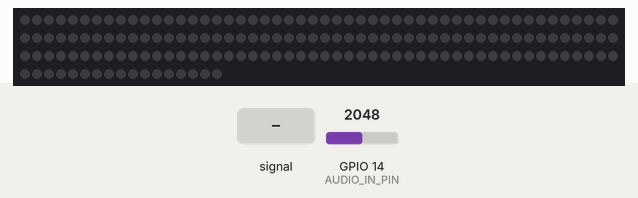
This sketch was run on a simulated ESP32. Shown: 167 RGB LEDs in strip order, left to right, continuing on the next row. Inputs (shaded band) come from the test bench; at power-on: GPIO 14 (AUDIO_IN_PIN) = 2048. Dim RGB values are drawn brighter than linear.

Above: at 1.2 s.
1.3 s: GPIO 14 (AUDIO_IN_PIN) fed a 200 Hz sine of ±327 counts around its level
4.3 s: GPIO 14 (AUDIO_IN_PIN) set to 2866
At 5.06 s:
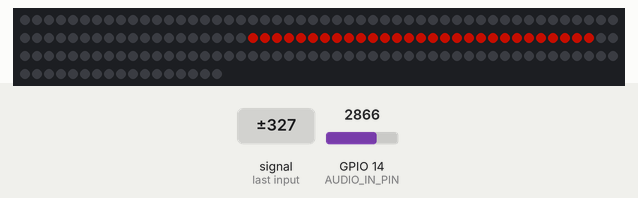
6.1 s: GPIO 14 (AUDIO_IN_PIN) fed a 1000 Hz sine of ±1023 counts around its level
At 7.2 s:
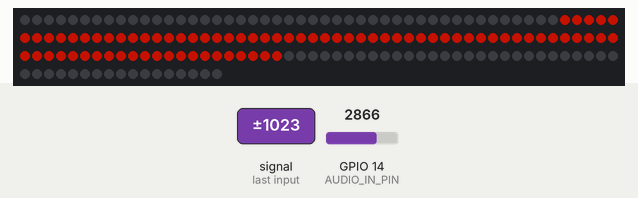
8.1 s: GPIO 14 (AUDIO_IN_PIN) set to 3603
At 10.1 s:
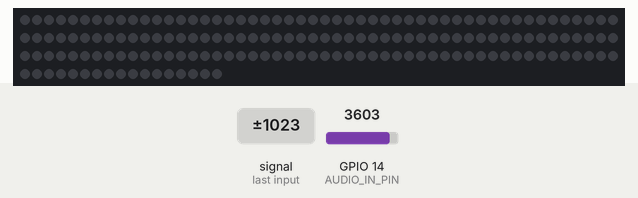
10.4 s: GPIO 14 (AUDIO_IN_PIN) set to 4095
Timing chart, 0 to 13.1 s (numbered marks = the images above; inputs shaded):
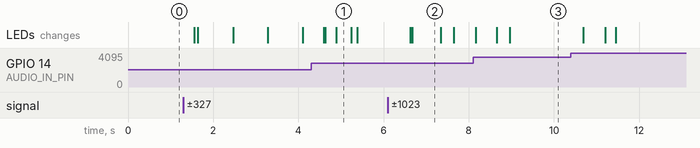

The sketch:

Esp32TwoCoreFFT.ino
```cpp
#include <FastLED.h>
#include <arduinoFFT.h>

// ESP32 FastLED FFT Dual Core Audio sampling
// This code shows a method for using both cores of the esp32 for audio sampling and updating an LED strip
// Core 0 of the esp32 Samples Audio Data, while core 1 updates the strip values and sends out the LED data to the strip
// Band Values are shared between the two tasks and managed using a mutually exclusive semaphore
// The LED effect is a very basic implementation of a bar which will expand and contract depending on how present the bass notes are
// This code adapts the Audio Sampling code from Scott Marley in his VU Meter Spectrum Analyzer Tutorial, If you are unfamilier with audio sampling and FFT for use with FastLED, this is a good place to start.
// Scott Marley Video -  https://www.youtube.com/watch?v=Mgh2WblO5_c&ab_channel=ScottMarley
// Scott Marley github spectrum analyzer link - github - https://github.com/s-marley/ESP32_FFT_VU
//
// Feel free to use this code for your projects or play around with it to see what you can create!
// Garrick Hogrebe August 2021


#define AUDIO_IN_PIN    14             // Audio signal pin
#define LED_PIN         15             // LED data strip pin

#define SAMPLES         1024          // Must be a power of 2
#define SAMPLING_FREQ   40000         // Hz, must be 40000 or less due to ADC conversion time. Determines maximum frequency that can be analysed by the FFT Fmax=sampleF/2.
#define COLOR_ORDER     GRB           // If colours look wrong, play with this
#define CHIPSET         WS2812B       // LED strip type
#define NUM_BANDS       16            // To change this, you will need to change the bunch of if statements describing the mapping from bins to bands

#define NOISE           4000           // Used as a crude noise filter, values below this are ignored. Try lowering this if you dont pick up audio data.

#define NUM_LEDS       167           // Total number of LEDs
#define BRIGHTNESS      100           //Brightness
#define FRAMES_PER_SECOND 120         //Used to insert delay

TaskHandle_t samplingTask;
SemaphoreHandle_t bandLock;

// Sampling and FFT stuff
unsigned int sampling_period_us;
int bandValues[] = {0,0,0,0,0,0,0,0,0,0,0,0,0,0,0,0}; // The length of these arrays must be >= NUM_BANDS
int gbandValues[] = {0,0,0,0,0,0,0,0,0,0,0,0,0,0,0,0};
double vReal[SAMPLES];
double vImag[SAMPLES];
unsigned long newTime;
arduinoFFT FFT = arduinoFFT(vReal, vImag, SAMPLES, SAMPLING_FREQ);

//Create our LED Array
CRGB leds[NUM_LEDS];

//Used to adjust hue of our beat bar
uint8_t colorTimer = 0;

void setup() {
  Serial.begin(115200);
  FastLED.addLeds<CHIPSET, LED_PIN, COLOR_ORDER>(leds, NUM_LEDS).setCorrection(TypicalSMD5050);
  FastLED.setBrightness(BRIGHTNESS);
  FastLED.clear();

  //Calculate Sampling Period
  sampling_period_us = round(1000000 * (1.0 / SAMPLING_FREQ));
  bandLock = xSemaphoreCreateMutex();

  //Begin our audio sampling task on core 0
  xTaskCreatePinnedToCore(samplingLoop, "Sampling Task", 10000, NULL, 0, &samplingTask, 0);
}


void samplingLoop(void * parameter){//Our function to sample audio data and run repeatedly on core 0
 for(;;){
  // Reset bandValues[]
  for (int i = 0; i<NUM_BANDS; i++){
    bandValues[i] = 0;
  }

  // Sample the audio pin
  for (int i = 0; i < SAMPLES; i++) {
    newTime = micros();
    vReal[i] = analogRead(AUDIO_IN_PIN); // A conversion takes about 9.7uS on an ESP32
    vImag[i] = 0;
    while ((micros() - newTime) < sampling_period_us) { /* chill */ }
  }

  // Compute FFT
  FFT.DCRemoval();
  FFT.Windowing(FFT_WIN_TYP_HAMMING, FFT_FORWARD);
  FFT.Compute(FFT_FORWARD);
  FFT.ComplexToMagnitude();

  // Analyse FFT results
  for (int i = 2; i < (SAMPLES/2); i++){       // Don't use sample 0 and only first SAMPLES/2 are usable. Each array element represents a frequency bin and its value the amplitude.
    if (vReal[i] > NOISE) {                    // Add a crude noise filter

    //16 bands, 12kHz top band
      if (i<=2 )           bandValues[0]  += (int)vReal[i];
      if (i>2   && i<=3  ) bandValues[1]  += (int)vReal[i];
      if (i>3   && i<=5  ) bandValues[2]  += (int)vReal[i];
      if (i>5   && i<=7  ) bandValues[3]  += (int)vReal[i];
      if (i>7   && i<=9  ) bandValues[4]  += (int)vReal[i];
      if (i>9   && i<=13 ) bandValues[5]  += (int)vReal[i];
      if (i>13  && i<=18 ) bandValues[6]  += (int)vReal[i];
      if (i>18  && i<=25 ) bandValues[7]  += (int)vReal[i];
      if (i>25  && i<=36 ) bandValues[8]  += (int)vReal[i];
      if (i>36  && i<=50 ) bandValues[9]  += (int)vReal[i];
      if (i>50  && i<=69 ) bandValues[10] += (int)vReal[i];
      if (i>69  && i<=97 ) bandValues[11] += (int)vReal[i];
      if (i>97  && i<=135) bandValues[12] += (int)vReal[i];
      if (i>135 && i<=189) bandValues[13] += (int)vReal[i];
      if (i>189 && i<=264) bandValues[14] += (int)vReal[i];
      if (i>264          ) bandValues[15] += (int)vReal[i];
    }
  }

  //Copy values to global - By using another array to hold these values our LED writing task on core 1 doesn't have to wait for this task to finish sampling. It will only have to wait for these values to be copied which should be faster
  xSemaphoreTake(bandLock, portMAX_DELAY);
  for (int x = 0; x < NUM_BANDS; x++){
    gbandValues[x] = bandValues[x];
  }
  xSemaphoreGive(bandLock);
  }
}

int height = 0;
int prev = 0; //used for smoothing out the bar with weighted average
int total = 0;

void loop() {//Loop is defualt to core 1 on esp32

//Fade the leds
  fadeToBlackBy(leds, NUM_LEDS, 50);

  //Take the lock
  xSemaphoreTake(bandLock, portMAX_DELAY);

  //Figure out how much total "Volume" is present by adding all band values together
  total = 0;
  for (int x = 0; x < NUM_BANDS; x++){
    total += gbandValues[x];
  }

  //We are done with bandValues - Free the lock
  xSemaphoreGive(bandLock);

  //Adjust this constant to change how far out the bar goes
  height = total/40000;

  //Make sure the bar does not go outside our LED array
  if (height > (NUM_LEDS - 1)/2){
    height = (NUM_LEDS - 1)/2;
  }

  //Weighted Average to smooth out how the bar grows and shrinks
  height = (prev*2 + 3*height)/5;
  prev = height;

  //Write the leds
  for (int x = 0; x < height; x++){
    leds[(NUM_LEDS)/2 + x] = CHSV(colorTimer,255,255);
    leds[(NUM_LEDS)/2 - x] = CHSV(colorTimer,255,255);
  }

  // Cycle the color slowly
  EVERY_N_MILLISECONDS(800) {
    colorTimer++;
  }


  FastLED.show();
  FastLED.delay(1000/FRAMES_PER_SECOND);
}
```

Measured:
- after the input at 6.1 s, the LEDs: first change after 0.53 s (image 2 shows a later state)
